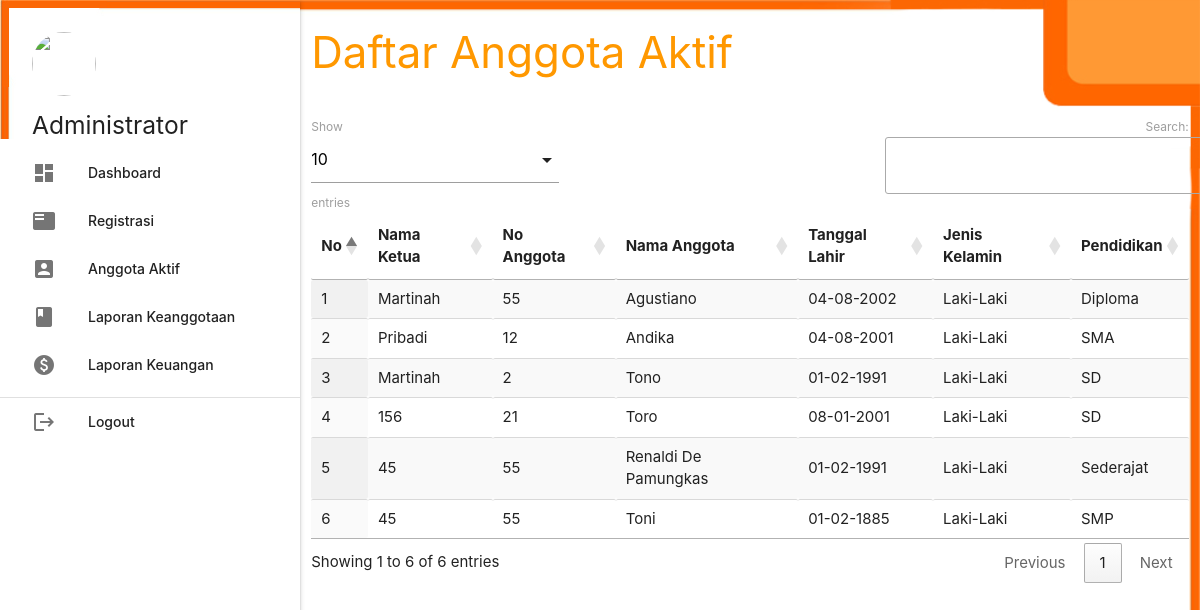
/admin/index.php?p=user, run on the app's committed database.
### tables this page shows
CREATE TABLE `registrasi` (
  `id_registrasi` int(5) NOT NULL,
  `kd_wilayah` varchar(20) NOT NULL,
  `nonma_ketua` varchar(30) NOT NULL,
  `no_anggota` varchar(35) NOT NULL,
  `nama_anggota` varchar(30) NOT NULL,
  `nik` varchar(20) NOT NULL,
  `tgl_lhr` date NOT NULL,
  `kota_lahir` varchar(20) NOT NULL,
  `nama_kota` varchar(20) NOT NULL,
  `jenis_kelamin` varchar(10) NOT NULL,
  `pendidikan` varchar(10) NOT NULL,
  `pekerjaan` varchar(25) NOT NULL,
  `status_nikah` varchar(20) NOT NULL,
  `no_ktp` varchar(30) NOT NULL,
  `alamat` varchar(100) NOT NULL,
  `tlp` varchar(20) NOT NULL,
  `tanggal_aktif` date NOT NULL,
  `tanggal_non` date NOT NULL,
  `status` enum('STS1 (Aktif)','STS2 (Non Aktif)','STS3 (Mengundurkan Diri)') NOT NULL,
  `jmlh_iuran` varchar(100) NOT NULL,
  `p_anggota` int(10) NOT NULL,
  `kunjungan` enum('L','B') NOT NULL,
  `nama_keluarga` varchar(25) NOT NULL,
  `hubungan` varchar(25) NOT NULL,
  `alamat_keluarga` varchar(100) NOT NULL,
  `tlp_keluarga` varchar(20) NOT NULL
);

### admin/user.php (the view, shortened to what this page needs)
       <div class="row">
         <div class="col s12 m9">
           <h3 class="orange-text">Daftar Anggota Aktif</h3>
         </div>
         <div class="col s12 m3">
           <div class="section"></div>
         </div>
       </div>
       <table id="example" class="display responsive-table" style="width:100%">
         <thead>
             <tr>
			<th>No</th>
			<th>Nama Ketua</th>
			<th>No Anggota</th>
			<th>Nama Anggota</th>
			<th>Tanggal Lahir</th>
			<th>Jenis Kelamin</th>
			<th>Pendidikan</th>
             </tr>
         </thead>
         <tbody>
<?php
	$no=1;
	$tampil = mysqli_query($koneksi,"SELECT * FROM registrasi WHERE status = 'STS1 (Aktif)' ORDER BY id_registrasi DESC");
	while ($r=mysqli_fetch_assoc($tampil)) { ?>
	<tr>
		<td><?php echo $no++; ?></td>
		<td><?php echo $r['nonma_ketua']; ?></td>
		<td><?php echo $r['no_anggota']; ?></td>
		<td><?php echo $r['nama_anggota']; ?></td>
		<td><?php echo date('d-m-Y',strtotime($r['tgl_lhr'])); ?></td>
		<td><?php echo $r['jenis_kelamin']; ?></td>
		<td><?php echo $r['pendidikan']; ?></td>
	</tr>
           <?php  }
            ?>
         </tbody>
       </table>

### data on the page
registrasi: nonma_ketua "Martinah", no_anggota "55", nama_anggota "Agustiano", tgl_lhr "04-08-2002", jenis_kelamin "Laki-Laki", pendidikan "Diploma"
registrasi: nonma_ketua "Pribadi", no_anggota "12", nama_anggota "Andika", tgl_lhr "04-08-2001", jenis_kelamin "Laki-Laki", pendidikan "SMA"
registrasi: nonma_ketua "Martinah", no_anggota "2", nama_anggota "Tono", tgl_lhr "01-02-1991", jenis_kelamin "Laki-Laki", pendidikan "SD"
registrasi: nonma_ketua "156", no_anggota "21", nama_anggota "Toro", tgl_lhr "08-01-2001", jenis_kelamin "Laki-Laki", pendidikan "SD"
registrasi: nonma_ketua "45", no_anggota "55", nama_anggota "Renaldi De Pamungkas", tgl_lhr "01-02-1991", jenis_kelamin "Laki-Laki", pendidikan "Sederajat"
registrasi: nonma_ketua "45", no_anggota "55", nama_anggota "Toni", tgl_lhr "01-02-1885", jenis_kelamin "Laki-Laki", pendidikan "SMP"
